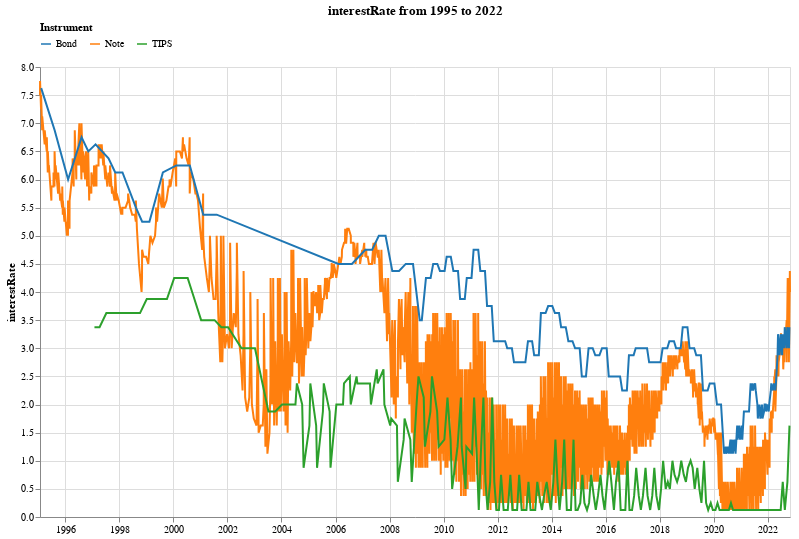

The cell this chart's notebook holds for it:
### Code cell
dfsa, ca = doTsChart(range(1995, 2023), metric='interestRate')
ca.display()

### Figure 1 — Vega-Lite specification as saved in the notebook (floating-point values rounded to 4 significant figures; data arrays with more than 128 entries replaced by an {"elided": "..."} marker saying what was removed)
{"config": {"view": {"continuousWidth": 400, "continuousHeight": 300}}, "data": {"name": "data-cfce7875fa71517a089a8c41fedc391d"}, "mark": "line", "background": "white", "encoding": {"color": {"field": "type", "legend": {"orient": "top"}, "scale": {"scheme": "category10"}, "title": "Instrument", "type": "nominal"}, "tooltip": [{"field": "auctionDate", "type": "temporal"}, {"field": "type", "type": "nominal"}, {"field": "interestRate", "type": "quantitative"}], "x": {"axis": {"title": ""}, "field": "auctionDate", "type": "temporal"}, "y": {"field": "interestRate", "type": "quantitative"}}, "height": 450, "title": "interestRate from 1995 to 2022", "width": 750, "$schema": "https://vega.github.io/schema/vega-lite/v4.17.0.json", "datasets": {"data-cfce7875fa71517a089a8c41fedc391d": {"elided": "1688 records"}}}
